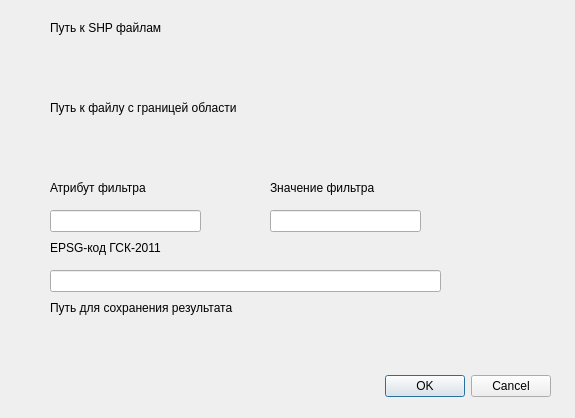
<?xml version="1.0" encoding="UTF-8"?>
<ui version="4.0">
 <class>ClipReprojectDialogBase</class>
 <widget class="QDialog" name="ClipReprojectDialogBase">
  <property name="geometry">
   <rect>
    <x>0</x>
    <y>0</y>
    <width>575</width>
    <height>418</height>
   </rect>
  </property>
  <property name="windowTitle">
   <string>Clip Reproject</string>
  </property>
  <widget class="QDialogButtonBox" name="button_box">
   <property name="geometry">
    <rect>
     <x>210</x>
     <y>370</y>
     <width>341</width>
     <height>32</height>
    </rect>
   </property>
   <property name="orientation">
    <enum>Qt::Horizontal</enum>
   </property>
   <property name="standardButtons">
    <set>QDialogButtonBox::Cancel|QDialogButtonBox::Ok</set>
   </property>
  </widget>
  <widget class="QLabel" name="label">
   <property name="geometry">
    <rect>
     <x>50</x>
     <y>20</y>
     <width>161</width>
     <height>16</height>
    </rect>
   </property>
   <property name="text">
    <string>Путь к SHP файлам</string>
   </property>
  </widget>
  <widget class="QLabel" name="label_2">
   <property name="geometry">
    <rect>
     <x>50</x>
     <y>100</y>
     <width>221</width>
     <height>16</height>
    </rect>
   </property>
   <property name="text">
    <string>Путь к файлу с границей области</string>
   </property>
  </widget>
  <widget class="QLabel" name="label_3">
   <property name="geometry">
    <rect>
     <x>50</x>
     <y>180</y>
     <width>111</width>
     <height>16</height>
    </rect>
   </property>
   <property name="text">
    <string>Атрибут фильтра</string>
   </property>
  </widget>
  <widget class="QLabel" name="label_4">
   <property name="geometry">
    <rect>
     <x>270</x>
     <y>180</y>
     <width>121</width>
     <height>16</height>
    </rect>
   </property>
   <property name="text">
    <string>Значение фильтра</string>
   </property>
  </widget>
  <widget class="QLineEdit" name="field_name">
   <property name="geometry">
    <rect>
     <x>50</x>
     <y>210</y>
     <width>151</width>
     <height>22</height>
    </rect>
   </property>
  </widget>
  <widget class="QLineEdit" name="field_value">
   <property name="geometry">
    <rect>
     <x>270</x>
     <y>210</y>
     <width>151</width>
     <height>22</height>
    </rect>
   </property>
  </widget>
  <widget class="QLabel" name="label_5">
   <property name="geometry">
    <rect>
     <x>50</x>
     <y>300</y>
     <width>201</width>
     <height>16</height>
    </rect>
   </property>
   <property name="text">
    <string>Путь для сохранения результата</string>
   </property>
  </widget>
  <widget class="QgsFileWidget" name="osm_path">
   <property name="geometry">
    <rect>
     <x>50</x>
     <y>50</y>
     <width>431</width>
     <height>27</height>
    </rect>
   </property>
   <property name="storageMode">
    <enum>QgsFileWidget::GetDirectory</enum>
   </property>
  </widget>
  <widget class="QgsFileWidget" name="adm_shp">
   <property name="geometry">
    <rect>
     <x>50</x>
     <y>140</y>
     <width>431</width>
     <height>27</height>
    </rect>
   </property>
   <property name="filter">
    <string>*.shp</string>
   </property>
  </widget>
  <widget class="QgsFileWidget" name="result_path">
   <property name="geometry">
    <rect>
     <x>50</x>
     <y>330</y>
     <width>431</width>
     <height>27</height>
    </rect>
   </property>
   <property name="storageMode">
    <enum>QgsFileWidget::GetDirectory</enum>
   </property>
  </widget>
  <widget class="QLineEdit" name="epsg_code">
   <property name="geometry">
    <rect>
     <x>50</x>
     <y>270</y>
     <width>391</width>
     <height>22</height>
    </rect>
   </property>
  </widget>
  <widget class="QLabel" name="label_6">
   <property name="geometry">
    <rect>
     <x>50</x>
     <y>240</y>
     <width>141</width>
     <height>16</height>
    </rect>
   </property>
   <property name="text">
    <string>EPSG-код ГСК-2011</string>
   </property>
  </widget>
 </widget>
 <customwidgets>
  <customwidget>
   <class>QgsFileWidget</class>
   <extends>QWidget</extends>
   <header>qgsfilewidget.h</header>
  </customwidget>
 </customwidgets>
 <resources/>
 <connections>
  <connection>
   <sender>button_box</sender>
   <signal>accepted()</signal>
   <receiver>ClipReprojectDialogBase</receiver>
   <slot>accept()</slot>
   <hints>
    <hint type="sourcelabel">
     <x>20</x>
     <y>20</y>
    </hint>
    <hint type="destinationlabel">
     <x>20</x>
     <y>20</y>
    </hint>
   </hints>
  </connection>
  <connection>
   <sender>button_box</sender>
   <signal>rejected()</signal>
   <receiver>ClipReprojectDialogBase</receiver>
   <slot>reject()</slot>
   <hints>
    <hint type="sourcelabel">
     <x>20</x>
     <y>20</y>
    </hint>
    <hint type="destinationlabel">
     <x>20</x>
     <y>20</y>
    </hint>
   </hints>
  </connection>
 </connections>
</ui>
